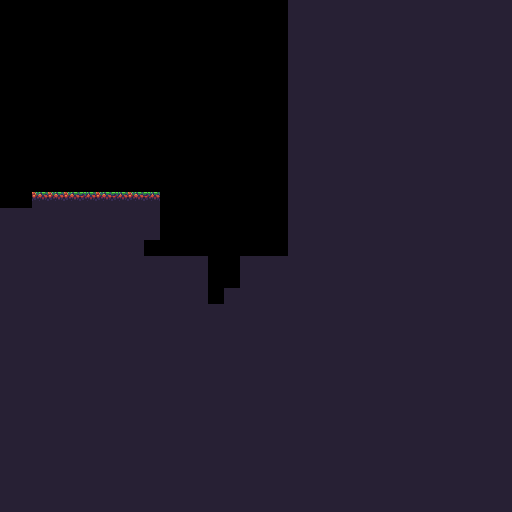

Tiled map render using the project's own tile images. Description and the map definition, with tile-layer contents summarised, below:
An orthogonal 32x32 tile map with 16x16 px tiles, 1 tile layer (Tile Layer 1) and 1 object.

<map version="1.0" orientation="orthogonal" renderorder="right-down" width="32" height="32" tilewidth="16" tileheight="16" nextobjectid="2">
 <tileset firstgid="1" name="sheet_9" tilewidth="16" tileheight="16" tilecount="136" columns="17">
  <image source="sheet_9.png" width="272" height="128" />
 </tileset>
 <objectgroup name="Object Layer 1">
  <object id="1" gid="77" x="27" y="271" width="284" height="290" />
 </objectgroup>
 <layer name="Tile Layer 1" width="32" height="32">
  <data>[1024 cells, 768 non-empty, 3 distinct tile ids]</data>
 </layer>
</map>
